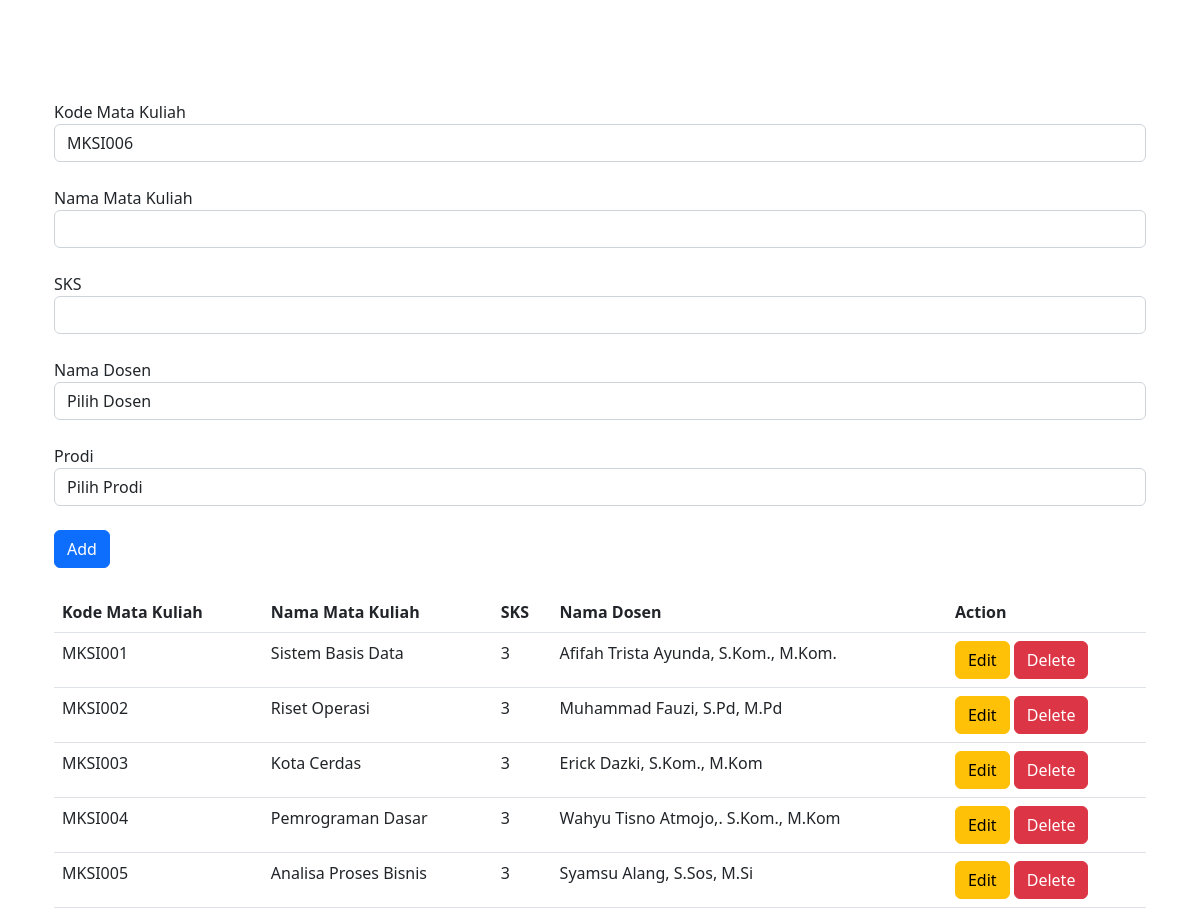
The page /matkul/matkul.php on the database its author committed.
### tables this page shows
CREATE TABLE `matkul` (
  `kd_matkul` varchar(9) NOT NULL,
  `nm_matkul` varchar(50) NOT NULL,
  `sks` int(5) NOT NULL,
  `kd_dosen` varchar(8) NOT NULL,
  `kd_prodi` varchar(8) NOT NULL
);

CREATE TABLE `dosen` (
  `kd_dosen` varchar(8) NOT NULL,
  `nm_dosen` varchar(50) NOT NULL
);

### matkul/matkul.php (the view, shortened to what this page needs)
<?php
include '../koneksi.php';
$queryCount = "SELECT COUNT(*) AS count FROM matkul";
$sqlCount = mysqli_query($conn, $queryCount);
$count = mysqli_fetch_assoc($sqlCount)['count'];
do {
    $num_kode_matkul = str_pad(++$count, 3, "0", STR_PAD_LEFT);
    $kode_matkul = "MKSI" . $num_kode_matkul;
    $queryCheck = "SELECT * FROM matkul WHERE kd_matkul = '$kode_matkul'";
    $sqlCheck = mysqli_query($conn, $queryCheck);
} while (mysqli_num_rows($sqlCheck) != 0);
?>
<!DOCTYPE html>
<html lang="en">
<head>
    <link href="https://cdn.jsdelivr.net/npm/bootstrap@5.2.3/dist/css/bootstrap.min.css" rel="stylesheet">
</head>
<body class="container">
    <div class="container">
        <form action="./matkulsave.php" method="GET" name="form_matkul">
            <label>Kode Mata Kuliah</label>
            <input type="text" name="kd_matkul" id="kd_matkul" value="<?= $kode_matkul; ?>" readonly class="form-control">
            <br>
            <label>Nama Mata Kuliah</label>
            <input type="text" name="nm_matkul" id="nm_matkul" class="form-control">
            <br>
            <label>SKS</label>
            <input type="text" name="sks" id="sks" class="form-control">
            <br>
            <label>Nama Dosen</label>
            <select id="kd_dosen" name="kd_dosen" class="form-control">
                <option value="" selected disabled>Pilih Dosen</option>
            </select>
            <br>
            <label>Prodi</label>
            <select id="kd_prodi" name="kd_prodi" class="form-control">
                <option value="" selected disabled>Pilih Prodi</option>
            </select>
            <br>
            <input type="submit" name="button" value="Add" id="button" class="btn btn-primary">
        </form>
        <br>
        <table class="table">
            <thead>
                <tr>
                    <th>Kode Mata Kuliah</th>
                    <th>Nama Mata Kuliah</th>
                    <th>SKS</th>
                    <th>Nama Dosen</th>
                    <th>Action</th>
                </tr>
            </thead>
            <tbody>
                <?php
                $sqlDosen = "SELECT * FROM matkul LEFT JOIN dosen ON matkul.kd_dosen = dosen.kd_dosen";
                $queryDosen = mysqli_query($conn, $sqlDosen) or die($sqlDosen);
                while ($data = mysqli_fetch_array($queryDosen)) {
                    $kode_matkul = $data['kd_matkul'];
                    $nama_matkul = $data['nm_matkul'];
                    $sks = $data['sks'];
                    $kode_dosen = $data['kd_dosen'];
                    $nama_dosen = $data['nm_dosen'];
                    $kode_prodi = $data['kd_prodi'];
                ?>
                    <tr>
                        <td><?php echo $kode_matkul; ?></td>
                        <td><?php echo $nama_matkul; ?></td>
                        <td><?php echo $sks; ?></td>
                        <td><?php echo $nama_dosen; ?></td>
                        <td>
                            <button type="button" class="btn btn-warning" onclick="editMatkul('<?= $kode_matkul; ?>', '<?= $nama_matkul; ?>', '<?= $sks; ?>', '<?= $kode_dosen; ?>', '<?= $kode_prodi; ?>')">Edit</button>
                            <button type="button" class="btn btn-danger" onclick="deleteMatkul('<?= $kode_matkul; ?>')">Delete</button>
                        </td>
                    </tr>
                <?php
                }
                ?>
            </tbody>
        </table>
    </div>
</body>
</html>

### matkul/matkul.php (style rules this page uses)
.container { margin-top: 100px; }

### rows shown on the page
matkul: kd_matkul "MKSI001", nm_matkul "Sistem Basis Data", sks "3", kd_dosen.nm_dosen "Afifah Trista Ayunda, S.Kom., M.Kom."
matkul: kd_matkul "MKSI002", nm_matkul "Riset Operasi", sks "3", kd_dosen.nm_dosen "Muhammad Fauzi, S.Pd, M.Pd"
matkul: kd_matkul "MKSI003", nm_matkul "Kota Cerdas", sks "3", kd_dosen.nm_dosen "Erick Dazki, S.Kom., M.Kom"
matkul: kd_matkul "MKSI004", nm_matkul "Pemrograman Dasar", sks "3", kd_dosen.nm_dosen "Wahyu Tisno Atmojo,. S.Kom., M.Kom"
matkul: kd_matkul "MKSI005", nm_matkul "Analisa Proses Bisnis", sks "3", kd_dosen.nm_dosen "Syamsu Alang, S.Sos, M.Si"
